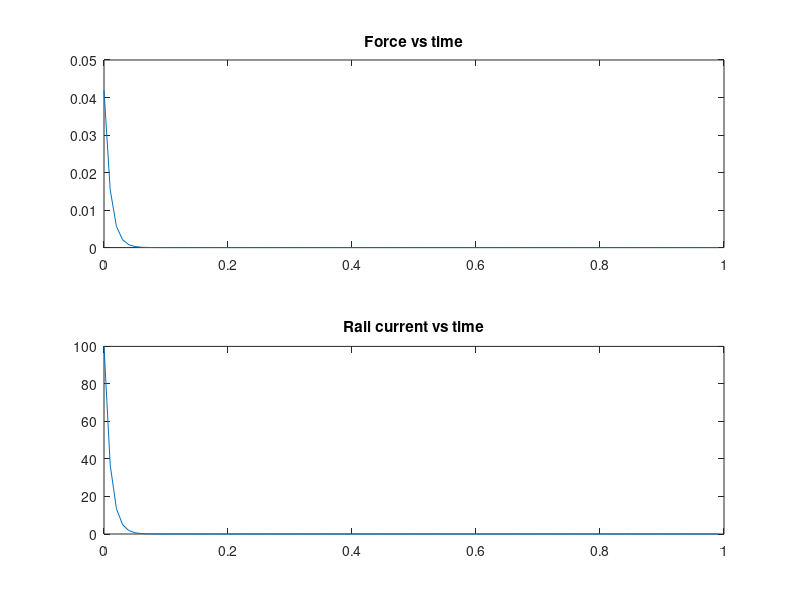

Reproduce this figure in MATLAB.
% A short introductory script for Basic current and voltage calculations

fig1=figure
 %*****Charging the capacitor bank******** 
capcitance=1e-3
Voltage=100
n_capacitors=10
capacitor_rating=100
Series_resistance=1000
projectile_length=0.02
external_resistance=1  % rails + projectile resistance
mass = 10e-3

%coils 
mu0 = 4*pi*1e-7
radius = 3e-2
turns = 200
coil_current = 5


t=linspace(0,10,1000);

B_coil = mu0*turns*coil_current/(2*radius)

eff_capacitance=capcitance*n_capacitors

charging_Time_constant=eff_capacitance*Series_resistance


% *****************Firing the gun***************


discharging_Time_constant=eff_capacitance*external_resistance



rail_current = (Voltage/external_resistance)*exp(-t/discharging_Time_constant); 


Force=rail_current*B_coil*projectile_length;



B_rails = 0 %measured in lab, is rather negligible
subplot(2,1,1);
plot(t(1:100),Force(1:100))
title('Force vs time')



subplot(2,1,2)
plot(t(1:100),rail_current(1:100))
title('Rail current vs time')

Energy_stored=0.5*eff_capacitance*(Voltage)^2


print(fig1,'plots','-dpng')



